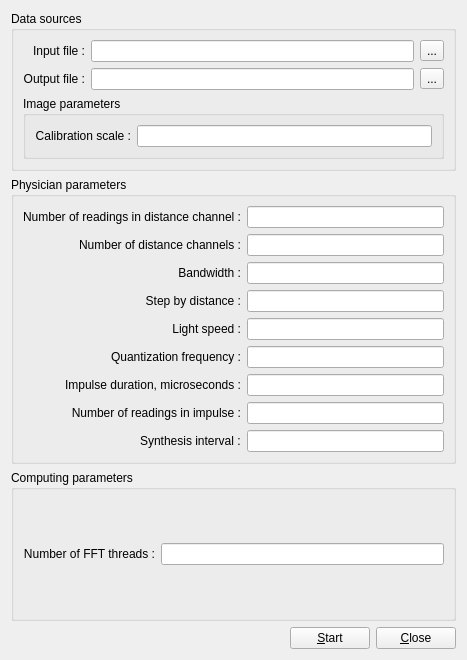
<?xml version="1.0" encoding="UTF-8"?>
<ui version="4.0">
 <class>conv_distance_widget</class>
 <widget class="QWidget" name="conv_distance_widget">
  <property name="geometry">
   <rect>
    <x>0</x>
    <y>0</y>
    <width>467</width>
    <height>660</height>
   </rect>
  </property>
  <property name="windowTitle">
   <string>Convolution by distance parameters</string>
  </property>
  <layout class="QGridLayout" name="gridLayout_4">
   <item row="0" column="0">
    <widget class="QGroupBox" name="gbData">
     <property name="title">
      <string>Data sources</string>
     </property>
     <layout class="QGridLayout" name="gridLayout_2">
      <item row="0" column="2">
       <widget class="QToolButton" name="tbRggFileName">
        <property name="text">
         <string>...</string>
        </property>
       </widget>
      </item>
      <item row="1" column="0">
       <widget class="QLabel" name="lOutputFile">
        <property name="text">
         <string>&lt;html&gt;&lt;head/&gt;&lt;body&gt;&lt;p&gt;Output file :&lt;/p&gt;&lt;/body&gt;&lt;/html&gt;</string>
        </property>
        <property name="alignment">
         <set>Qt::AlignRight|Qt::AlignTrailing|Qt::AlignVCenter</set>
        </property>
       </widget>
      </item>
      <item row="1" column="1">
       <widget class="QLineEdit" name="lEConvDistFileName">
        <property name="readOnly">
         <bool>false</bool>
        </property>
       </widget>
      </item>
      <item row="1" column="2">
       <widget class="QToolButton" name="tbConvDFileName">
        <property name="text">
         <string>...</string>
        </property>
       </widget>
      </item>
      <item row="0" column="0">
       <widget class="QLabel" name="lInputFile">
        <property name="text">
         <string>&lt;html&gt;&lt;head/&gt;&lt;body&gt;&lt;p&gt;Input file :&lt;/p&gt;&lt;/body&gt;&lt;/html&gt;</string>
        </property>
        <property name="alignment">
         <set>Qt::AlignRight|Qt::AlignTrailing|Qt::AlignVCenter</set>
        </property>
       </widget>
      </item>
      <item row="0" column="1">
       <widget class="QLineEdit" name="lERggFileName">
        <property name="readOnly">
         <bool>true</bool>
        </property>
       </widget>
      </item>
      <item row="2" column="0" colspan="3">
       <widget class="QGroupBox" name="gbImage">
        <property name="title">
         <string>Image parameters</string>
        </property>
        <layout class="QGridLayout" name="gridLayout_3">
         <item row="0" column="0">
          <widget class="QLabel" name="lCalibration">
           <property name="text">
            <string>&lt;html&gt;&lt;head/&gt;&lt;body&gt;&lt;p&gt;Calibration scale :&lt;/p&gt;&lt;/body&gt;&lt;/html&gt;</string>
           </property>
           <property name="alignment">
            <set>Qt::AlignRight|Qt::AlignTrailing|Qt::AlignVCenter</set>
           </property>
          </widget>
         </item>
         <item row="0" column="1">
          <widget class="QLineEdit" name="lECalibration"/>
         </item>
        </layout>
       </widget>
      </item>
     </layout>
    </widget>
   </item>
   <item row="1" column="0">
    <widget class="QGroupBox" name="gbPhysical">
     <property name="title">
      <string>Physician parameters</string>
     </property>
     <layout class="QGridLayout" name="gridLayout">
      <item row="0" column="0">
       <widget class="QLabel" name="lReadingsNumber">
        <property name="text">
         <string>&lt;html&gt;&lt;head/&gt;&lt;body&gt;&lt;p&gt;Number of readings in distance channel :&lt;/p&gt;&lt;/body&gt;&lt;/html&gt;</string>
        </property>
        <property name="alignment">
         <set>Qt::AlignRight|Qt::AlignTrailing|Qt::AlignVCenter</set>
        </property>
       </widget>
      </item>
      <item row="0" column="1">
       <widget class="QLineEdit" name="lEReadingsNumber"/>
      </item>
      <item row="1" column="0">
       <widget class="QLabel" name="lNumberOfDistanceChannels">
        <property name="text">
         <string>&lt;html&gt;&lt;head/&gt;&lt;body&gt;&lt;p&gt;Number of distance channels :&lt;/p&gt;&lt;/body&gt;&lt;/html&gt;</string>
        </property>
        <property name="alignment">
         <set>Qt::AlignRight|Qt::AlignTrailing|Qt::AlignVCenter</set>
        </property>
       </widget>
      </item>
      <item row="1" column="1">
       <widget class="QLineEdit" name="lENumberOfDistanceChannels"/>
      </item>
      <item row="2" column="0">
       <widget class="QLabel" name="lBandWidth">
        <property name="text">
         <string>&lt;html&gt;&lt;head/&gt;&lt;body&gt;&lt;p&gt;Bandwidth :&lt;/p&gt;&lt;/body&gt;&lt;/html&gt;</string>
        </property>
        <property name="alignment">
         <set>Qt::AlignRight|Qt::AlignTrailing|Qt::AlignVCenter</set>
        </property>
       </widget>
      </item>
      <item row="2" column="1">
       <widget class="QLineEdit" name="lEBandwidth"/>
      </item>
      <item row="3" column="0">
       <widget class="QLabel" name="lDistanceStep">
        <property name="text">
         <string>&lt;html&gt;&lt;head/&gt;&lt;body&gt;&lt;p&gt;Step by distance :&lt;/p&gt;&lt;/body&gt;&lt;/html&gt;</string>
        </property>
        <property name="alignment">
         <set>Qt::AlignRight|Qt::AlignTrailing|Qt::AlignVCenter</set>
        </property>
       </widget>
      </item>
      <item row="3" column="1">
       <widget class="QLineEdit" name="lEDistanceStep"/>
      </item>
      <item row="4" column="0">
       <widget class="QLabel" name="lLightSpeed">
        <property name="text">
         <string>&lt;html&gt;&lt;head/&gt;&lt;body&gt;&lt;p&gt;Light speed :&lt;/p&gt;&lt;/body&gt;&lt;/html&gt;</string>
        </property>
        <property name="alignment">
         <set>Qt::AlignRight|Qt::AlignTrailing|Qt::AlignVCenter</set>
        </property>
       </widget>
      </item>
      <item row="4" column="1">
       <widget class="QLineEdit" name="lELightSpeed"/>
      </item>
      <item row="5" column="0">
       <widget class="QLabel" name="lQuantFrequency">
        <property name="text">
         <string>&lt;html&gt;&lt;head/&gt;&lt;body&gt;&lt;p&gt;Quantization frequency :&lt;/p&gt;&lt;/body&gt;&lt;/html&gt;</string>
        </property>
        <property name="alignment">
         <set>Qt::AlignRight|Qt::AlignTrailing|Qt::AlignVCenter</set>
        </property>
       </widget>
      </item>
      <item row="5" column="1">
       <widget class="QLineEdit" name="lEQuantizationFrequency">
        <property name="readOnly">
         <bool>false</bool>
        </property>
       </widget>
      </item>
      <item row="6" column="0">
       <widget class="QLabel" name="lImpulseDuration">
        <property name="text">
         <string>&lt;html&gt;&lt;head/&gt;&lt;body&gt;&lt;p&gt;Impulse duration, microseconds :&lt;/p&gt;&lt;/body&gt;&lt;/html&gt;</string>
        </property>
        <property name="alignment">
         <set>Qt::AlignRight|Qt::AlignTrailing|Qt::AlignVCenter</set>
        </property>
       </widget>
      </item>
      <item row="6" column="1">
       <widget class="QLineEdit" name="lEImpulseDuration"/>
      </item>
      <item row="7" column="0">
       <widget class="QLabel" name="lNumberofReadingsInImpulse">
        <property name="text">
         <string>&lt;html&gt;&lt;head/&gt;&lt;body&gt;&lt;p&gt;Number of readings in impulse :&lt;/p&gt;&lt;/body&gt;&lt;/html&gt;</string>
        </property>
        <property name="alignment">
         <set>Qt::AlignRight|Qt::AlignTrailing|Qt::AlignVCenter</set>
        </property>
       </widget>
      </item>
      <item row="7" column="1">
       <widget class="QLineEdit" name="lENumberOfReadingsInImpulse">
        <property name="readOnly">
         <bool>true</bool>
        </property>
       </widget>
      </item>
      <item row="8" column="0" alignment="Qt::AlignRight">
       <widget class="QLabel" name="lSynthInterval">
        <property name="text">
         <string>&lt;html&gt;&lt;head/&gt;&lt;body&gt;&lt;p&gt;Synthesis interval :&lt;/p&gt;&lt;/body&gt;&lt;/html&gt;</string>
        </property>
       </widget>
      </item>
      <item row="8" column="1">
       <widget class="QLineEdit" name="lESynthesisInterval">
        <property name="readOnly">
         <bool>true</bool>
        </property>
       </widget>
      </item>
     </layout>
    </widget>
   </item>
   <item row="3" column="0">
    <layout class="QHBoxLayout" name="hButtonsLayout">
     <item>
      <spacer name="horizontalSpacer">
       <property name="orientation">
        <enum>Qt::Horizontal</enum>
       </property>
       <property name="sizeHint" stdset="0">
        <size>
         <width>40</width>
         <height>20</height>
        </size>
       </property>
      </spacer>
     </item>
     <item>
      <widget class="QPushButton" name="pbStart">
       <property name="text">
        <string>&amp;Start</string>
       </property>
      </widget>
     </item>
     <item>
      <widget class="QPushButton" name="pbClose">
       <property name="text">
        <string>&amp;Close</string>
       </property>
      </widget>
     </item>
    </layout>
   </item>
   <item row="2" column="0">
    <widget class="QGroupBox" name="gbParallel">
     <property name="title">
      <string>Computing parameters</string>
     </property>
     <layout class="QGridLayout" name="gridLayout_5">
      <item row="0" column="0">
       <widget class="QLabel" name="lFFTThreads">
        <property name="text">
         <string>&lt;html&gt;&lt;head/&gt;&lt;body&gt;&lt;p&gt;Number of FFT threads :&lt;/p&gt;&lt;/body&gt;&lt;/html&gt;</string>
        </property>
        <property name="alignment">
         <set>Qt::AlignRight|Qt::AlignTrailing|Qt::AlignVCenter</set>
        </property>
       </widget>
      </item>
      <item row="0" column="1">
       <widget class="QLineEdit" name="lEFFTThreads"/>
      </item>
     </layout>
    </widget>
   </item>
  </layout>
 </widget>
 <resources/>
 <connections/>
</ui>
